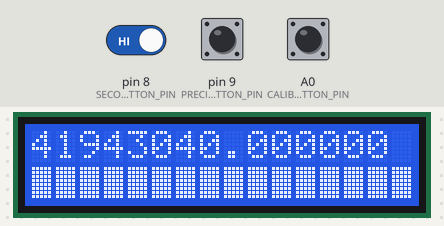
A sketch run on a simulated Arduino Uno, built with avr-gcc and run on an emulated ATmega328P. Parts: 16×2 character LCD. The inputs (shaded band) are chosen by the test bench; at power-on: A0 (CALIBRATE_BUTTON_PIN) HIGH, pin 8 (SECOND_LINE_FUNCTION_BUTTON_PIN) HIGH, pin 9 (PRECISION_BUTTON_PIN) HIGH. EEPROM starts erased.

Above: at 5.2 s.
5.3 s: A0 (CALIBRATE_BUTTON_PIN) pulled LOW for 0.15 s
At 6.1 s:
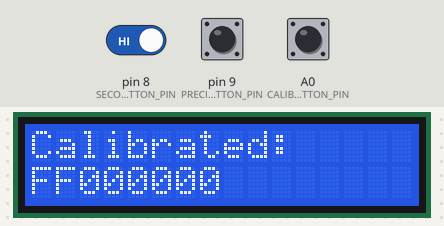
8.4 s: pin 8 (SECOND_LINE_FUNCTION_BUTTON_PIN) driven LOW
At 9.0 s:
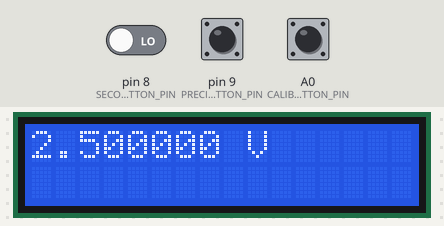
10.9 s: pin 9 (PRECISION_BUTTON_PIN) pulled LOW for 3.2 s
At 12.4 s:
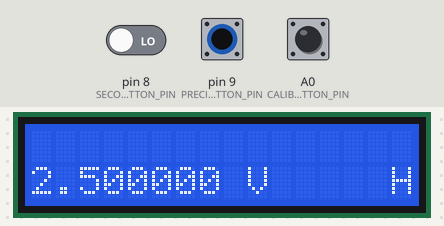
14.7 s: pin 9 (PRECISION_BUTTON_PIN) pulled LOW for 1 s
At 15.88 s:
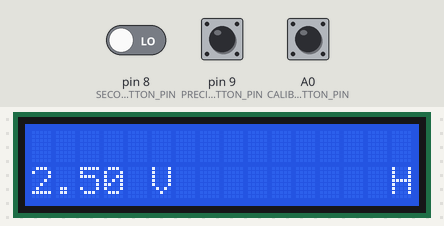
16.3 s: pin 8 (SECOND_LINE_FUNCTION_BUTTON_PIN) driven HIGH
At 17.7 s:
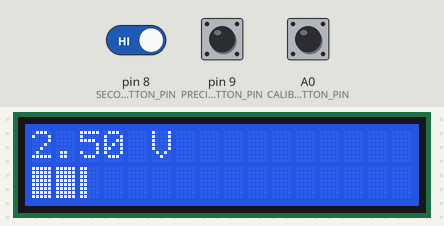
18.0 s: pin 9 (PRECISION_BUTTON_PIN) pulled LOW for 0.15 s
At 19.0 s:
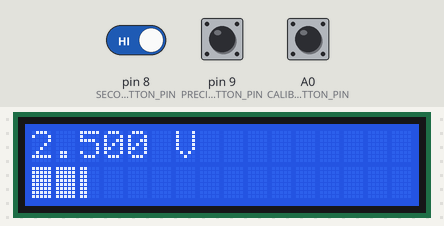
Timing chart, 0 to 20.7 s (numbered marks = the images above; inputs shaded):
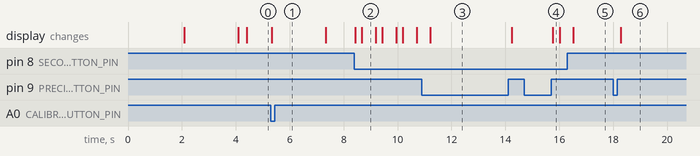

Measured:
- after the input at 5.3 s, the display: changes at once (image 1)
- after the input at 8.4 s, the display: first changes at once (image 2 shows a later state)
- after the input at 10.9 s, the display: changes after 0.31 s (image 3)
- after the input at 14.7 s, the display: changes after 1.1 s (image 4)
- after the input at 16.3 s, the display: changes after 0.22 s (image 5)
- after the input at 18.0 s, the display: first changes after 0.27 s (image 6 shows a later state)
- what the display in image 2 shows lasts 0.5 s, from 8.7 s to 9.2 s

The sketch:

MilliVoltmeterDIY.ino
```cpp
/*

  MilliVoltmeterDIY
  An ATmega328-base milli-volt meter, based on design and code from SCULLCOM HOBBY ELECTRONICS

  For info and circuit diagrams see https://github.com/tardate/LittleArduinoProjects/tree/main/Equipment/MilliVoltmeterDIY

 */


#include <LiquidCrystal.h>
#include "ltc2400_adc.h"
#include "saved_settings.h"


const int ADC_CS_PIN                       = 10;
const int SECOND_LINE_FUNCTION_BUTTON_PIN  =  8;
const int PRECISION_BUTTON_PIN             =  9;
const int CALIBRATE_BUTTON_PIN             = A0;
const int BATTERY_MONITOR_PIN              = A1;

const int LCD_RS_PIN                       = 7;
const int LCD_ENABLE_PIN                   = 6;
const int LCD_D4_PIN                       = 5;
const int LCD_D5_PIN                       = 4;
const int LCD_D6_PIN                       = 3;
const int LCD_D7_PIN                       = 2;

const float ADC_REFERENCE_VOLTAGE          = 2.5;
const int NUMBER_OF_SAMPLES                = 5;

#define MAIN_LOOP_DELAY_MS                 (30)
#define DEBOUNCE_DELAY_MS                  (250)
#define INTRO_DELAY_MS                     (2000)
#define CALIBRATION_PROMPT_DELAY_MS        (2000)

#define AREF_MV                            (5000) // chip voltage reference, in mV
#define BATTERY_MONITOR_R1                 (220.0)
#define BATTERY_MONITOR_R2                 (100.0)
#define BATTERY_MONITOR_SCALE_FACTOR       (1/BATTERY_MONITOR_R2*AREF_MV/1000*(BATTERY_MONITOR_R1 + BATTERY_MONITOR_R2)/1023)

#define BUTTON_LOGIC_ACTIVE_STATE          (LOW)


SavedSettings settings;
LTC2400_ADC adc(ADC_CS_PIN, NUMBER_OF_SAMPLES);
LiquidCrystal lcd(LCD_RS_PIN, LCD_ENABLE_PIN, LCD_D4_PIN, LCD_D5_PIN, LCD_D6_PIN, LCD_D7_PIN);

uint8_t current_precision = 6;
int second_line_function = 0;
float current_voltage = 0;
int32_t current_adc_reading = 0;
float bar_voltage_minor = 0;
int bar_voltage_major = 0;

byte p20 [8] = {B10000,B10000,B10000,B10000,B10000,B10000,B10000,B10000,};  // 20% battery character
byte p40 [8] = {B11000,B11000,B11000,B11000,B11000,B11000,B11000,B11000,};  // 40% battery character
byte p60 [8] = {B11100,B11100,B11100,B11100,B11100,B11100,B11100,B11100,};  // 60% battery character
byte p80 [8] = {B11110,B11110,B11110,B11110,B11110,B11110,B11110,B11110,};  // 80% battery character
byte p100[8] = {B11111,B11111,B11111,B11111,B11111,B11111,B11111,B11111,};  // 100% battery character


void setup(void) {
  setupIOPins();
  adc.begin();
  setupLCD();

  showIntro();
  showCalibrationData();
}


void setupIOPins(void) {
  pinMode(CALIBRATE_BUTTON_PIN, INPUT_PULLUP);
  pinMode(PRECISION_BUTTON_PIN, INPUT_PULLUP);
  pinMode(SECOND_LINE_FUNCTION_BUTTON_PIN,INPUT_PULLUP);
  pinMode(BATTERY_MONITOR_PIN, INPUT);
}


void setupLCD(void) {
  lcd.begin(16, 2);

  lcd.createChar(1, p20);
  lcd.createChar(2, p40);
  lcd.createChar(3, p60);
  lcd.createChar(4, p80);
  lcd.createChar(5, p100);
}


void loop(void) {
  if (digitalRead(PRECISION_BUTTON_PIN) == BUTTON_LOGIC_ACTIVE_STATE) {
    current_precision++;
    if (current_precision > 6) current_precision = 0;
    debounce();
    clearRow(0);
  } else if (digitalRead(SECOND_LINE_FUNCTION_BUTTON_PIN) == BUTTON_LOGIC_ACTIVE_STATE) {
    second_line_function++;
    if(second_line_function > 2) second_line_function = 0;
    clearRow(1);
    switch(second_line_function) {
    case 0:
      clearBarGraph();
      break;
    case 1:
      holdReading();
      break;
    }
    debounce();
  } else if (digitalRead(CALIBRATE_BUTTON_PIN) == BUTTON_LOGIC_ACTIVE_STATE) {
    recalibrate();
  } else {
    sampleVoltage();
    showReading();
    delay(MAIN_LOOP_DELAY_MS);
  }
}


// Command: pause a bit to provide software debouncing
void debounce(void) {
  delay(DEBOUNCE_DELAY_MS);
}

// Command: sample ADC and update current values
void sampleVoltage(void) {
  adc.read();
  current_adc_reading = adc.current_average();
  current_voltage = convertToVoltage(current_adc_reading);
}


// Returns: ADC reading as a voltage
float convertToVoltage(int32_t reading) {
  return ADC_REFERENCE_VOLTAGE * reading / settings.get_calibration_factor();
}


// Command: calibrate to current incoming voltage (expected to be the ADC voltage ref)
void recalibrate(void) {
  lcd.clear();
  lcd.setCursor(0, 0);
  lcd.print("Calibrating");

  for (int i = 0; i < NUMBER_OF_SAMPLES; i++) {
    adc.read();
    lcd.print('.');
  }
  int32_t reading = adc.current_average();

  settings.set_calibration_factor(reading);

  showCalibrationData();
}


// Command: show calibration data on the display
void showCalibrationData(void) {
  lcd.clear();
  lcd.setCursor(0, 0);
  lcd.print("Calibrated:");
  lcd.setCursor(0, 1);
  lcd.print(settings.get_calibration_factor(), HEX);
  delay(CALIBRATION_PROMPT_DELAY_MS);
  lcd.clear();
}


// Command: show the intro screen
void showIntro(void) {
  lcd.clear();
  lcd.setCursor(0, 0);
  lcd.print("Millivolt Meter");
  showBatteryStatus(1);
  delay(INTRO_DELAY_MS);
  lcd.clear();
}


// Command: tests and reports battery status to specified LCD line
void showBatteryStatus(int row) {
  float batteryVolts = analogRead(BATTERY_MONITOR_PIN) * BATTERY_MONITOR_SCALE_FACTOR;
  lcd.setCursor(0, row);
  lcd.print("Battery ");
  lcd.print(batteryVolts, 2);
  lcd.print(" V");
}


// Command: update the display
void showReading(void) {
  showVoltage(current_voltage, 0);
  switch(second_line_function) {
  case 1: // hold
    // nop
    break;
  case 2: // raw reading
    clearRow(1);
    lcd.print("ADC: ");
    lcd.print(current_adc_reading, HEX);
    break;
  default: // bar graph
    updateBarGraph();
  }
}


// Command: formats a voltage and prints to display on specified row
void showVoltage(float volts, int row) {
  float scaled_volts = volts;
  char prefix = 0;

  if (volts < 0.001) {
    scaled_volts = volts * 1000000;
    prefix = 'u';

  } else if (volts < 1) {
    scaled_volts = volts * 1000;
    prefix = 'm';
  }

  lcd.setCursor(0, row);
  lcd.print(scaled_volts, current_precision);
  lcd.print(" ");
  if (prefix)
    lcd.print(prefix);
  lcd.print("V     ");
}


// Command: reset bar graph variables to ensure refresh
void clearBarGraph(void) {
  bar_voltage_major = bar_voltage_minor = 0;
}


// Command: updates bargraph display as second-line function
void updateBarGraph(void) {
  float voltage_delta = (bar_voltage_major + bar_voltage_minor) - current_voltage;
  if (voltage_delta > 0.1 || voltage_delta < -0.1) {

    if(current_voltage < 16) {
      bar_voltage_major = (int) current_voltage;
      bar_voltage_minor = current_voltage - bar_voltage_major;
    } else {
      bar_voltage_major = 16;
      bar_voltage_minor = 0;
    }

    lcd.setCursor(0,1);
    lcd.print("                ");
    for (int i=0; i < bar_voltage_major; ++i) {
        lcd.setCursor(i, 1);
        lcd.write(5);
    }
    if (bar_voltage_minor > 0.9) {
      lcd.setCursor(bar_voltage_major, 1);
      lcd.write(5);

    } else if (bar_voltage_minor > 0.7) {
      lcd.setCursor(bar_voltage_major, 1);
      lcd.write(4);

   } else if (bar_voltage_minor > 0.5) {
      lcd.setCursor(bar_voltage_major, 1);
      lcd.write(3);

    } else if (bar_voltage_minor > 0.3) {
      lcd.setCursor(bar_voltage_major, 1);
      lcd.write(2);

    } else if (bar_voltage_minor > 0.1){
      lcd.setCursor(bar_voltage_major, 1);
      lcd.write(1);
    }
  }
}


// Command: snapshot current reading as second-line function
void holdReading(void) {
  showVoltage(current_voltage, 1);
  lcd.setCursor(15, 1);
  lcd.print("H");
}


// Command: clear specified row if the display
void clearRow(int row) {
  lcd.setCursor(0, row);
  lcd.print("                ");
  lcd.setCursor(0, row);
}
```

ltc2400_adc.cpp
```cpp
#include <SPI.h>
#include "ltc2400_adc.h"


LTC2400_ADC::LTC2400_ADC(int cs_pin, int sample_size) {
  this->cs_pin = cs_pin;
  this->sample_size = sample_size;
  this->current_sample = 0;
  this->samples = new int32_t[sample_size];
  clear_samples();
}

void LTC2400_ADC::begin() {
  pinMode(cs_pin, OUTPUT);
  digitalWrite(cs_pin, HIGH);

  // Mode 0 (MOSI read on rising edge (CPLI=0) and SCK idle low (CPOL=0))
  SPI.beginTransaction(SPISettings(1000000, MSBFIRST, SPI_MODE0));
  SPI.begin();
}


void LTC2400_ADC::read(void) {
  digitalWrite(cs_pin, LOW);

  while ((PINB & (1 << 4))) { }               // wait till pin 12 goes low, indicating end of conversion

  int32_t reading = 0;
  for (int i = 0; i < 4; i++) {
    reading <<= 8;
    reading |= SPI.transfer(0xFF);
  }
  reading >>= 4;                              // Discard 4 sub-LSB bits on the right

  if(reading & 0x02000000) {                  // positive:
    reading &=   0x01FFFFFF;                  // discard flag bits, keep EXR
  } else {                                    // negative:
    reading |=   0xFF000000;                  // convert to pure 2's complement
  }

  digitalWrite(cs_pin, HIGH);

  samples[current_sample++] = reading;
  if (current_sample == sample_size) current_sample = 0;
}


int32_t LTC2400_ADC::current_average(void) {
  int32_t sum = 0;
  for (int i = 0; i < sample_size; i++) sum += samples[i];
  return sum / sample_size;
}


void LTC2400_ADC::clear_samples(void) {
  for (int i = 0; i < sample_size; i++) samples[i] = 0;
}
```

ltc2400_adc.h
```cpp
#ifndef LTC2400_ADC_h
#define LTC2400_ADC_h

#include <Arduino.h>


class LTC2400_ADC {
  public:
    LTC2400_ADC(int cs_pin, int sample_size);

    // Command: initialise for ADC (usually in setup)
    void begin();

    // Command: requests and reads a single sample from the ADC
    void read(void);

    // Returns: latest average value sampled from the ADC
    int32_t current_average(void);

  private:
    int cs_pin;
    int sample_size;
    int current_sample;
    int32_t *samples;

    void clear_samples(void);
};


#endif
```

saved_settings.cpp
```cpp
#include "saved_settings.h"
#include <EEPROM.h>

SavedSettings::SavedSettings(void) {
  this->calibration_factor_address = 0;
  this->calibration_factor = 0;
  this->calibration_factor_cached = false;
}


int32_t SavedSettings::get_calibration_factor(void) {
  if(!calibration_factor_cached) {
    calibration_factor = readlong(calibration_factor_address);
    calibration_factor_cached = true;
  }
  return calibration_factor;
}


void SavedSettings::set_calibration_factor(int32_t calibration_factor) {
  this->calibration_factor = calibration_factor;
  writelong(calibration_factor_address, calibration_factor);
}


// Command: writes (32 bit) long value to EEPROM address
void SavedSettings::writelong(int address, long value) {
  byte four = (value & 0xFF);
  byte three = ((value>>8) & 0xFF);
  byte two = ((value>>16) & 0xFF);
  byte one = ((value>>24) & 0xFF);

  EEPROM.write(address, four);
  EEPROM.write(address +1, three);
  EEPROM.write(address +2, two);
  EEPROM.write(address +3, one);
}


// Returns: (32 bit) long value from EEPROM address
long SavedSettings::readlong(long address) {
  long four = EEPROM.read(address);
  long three = EEPROM.read(address + 1);
  long two = EEPROM.read(address + 2);
  long one = EEPROM.read(address + 3);
  return (four)+(three << 8)+(two << 16)+(one << 24);
}
```

saved_settings.h
```cpp
#ifndef SAVED_SETTINGS_h
#define SAVED_SETTINGS_h

#include <Arduino.h>


class SavedSettings {
  public:
    SavedSettings(void);

    // Returns: current calibration setting
    int32_t get_calibration_factor(void);

    // Command: set the current calibration setting and save to EEPROM
    void set_calibration_factor(int32_t);

  private:
    int calibration_factor_address;
    int32_t calibration_factor;
    bool calibration_factor_cached;

    // Command: writes (32 bit) long value to EEPROM address
    void writelong(int address, long value);

    // Returns: (32 bit) long value from EEPROM address
    long readlong(long address);
};


#endif
```
